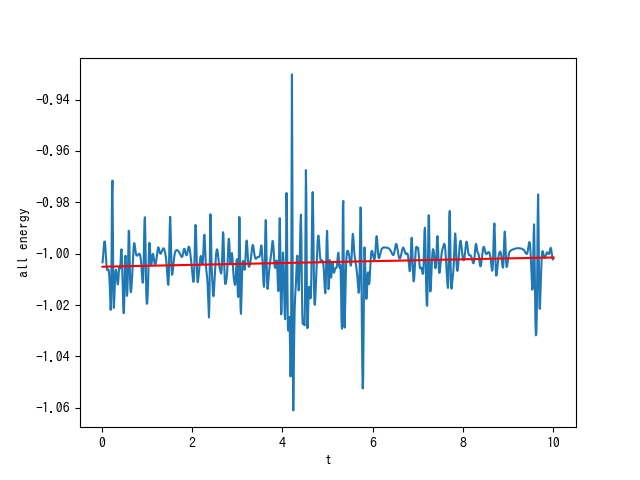

Recreate this plot in Python.
import pandas as pd
import matplotlib.pyplot as plt
from sklearn.linear_model import LinearRegression

Output = pd.read_csv("./a_output.csv")

Output.set_index('ncum', inplace=True)
print(Output)

columns = Output.columns.values
print(columns)

col_x = Output["t"]
col_y = Output["E"]

plt.plot(col_x, col_y)

# Eに対して回帰直線を引く
## x, y軸を成形
x = col_x.to_numpy()
y = col_y.to_numpy()
x = x.reshape(-1,1)
y = y.reshape(-1,1)
## 線形回帰
mod = LinearRegression()
mod_lin = mod.fit(x, y)
y_lin_fit = mod_lin.predict(x)
plt.plot(x, y_lin_fit, color = 'r', linewidth=1.5)

plt.savefig("./PlotCSV.png")
